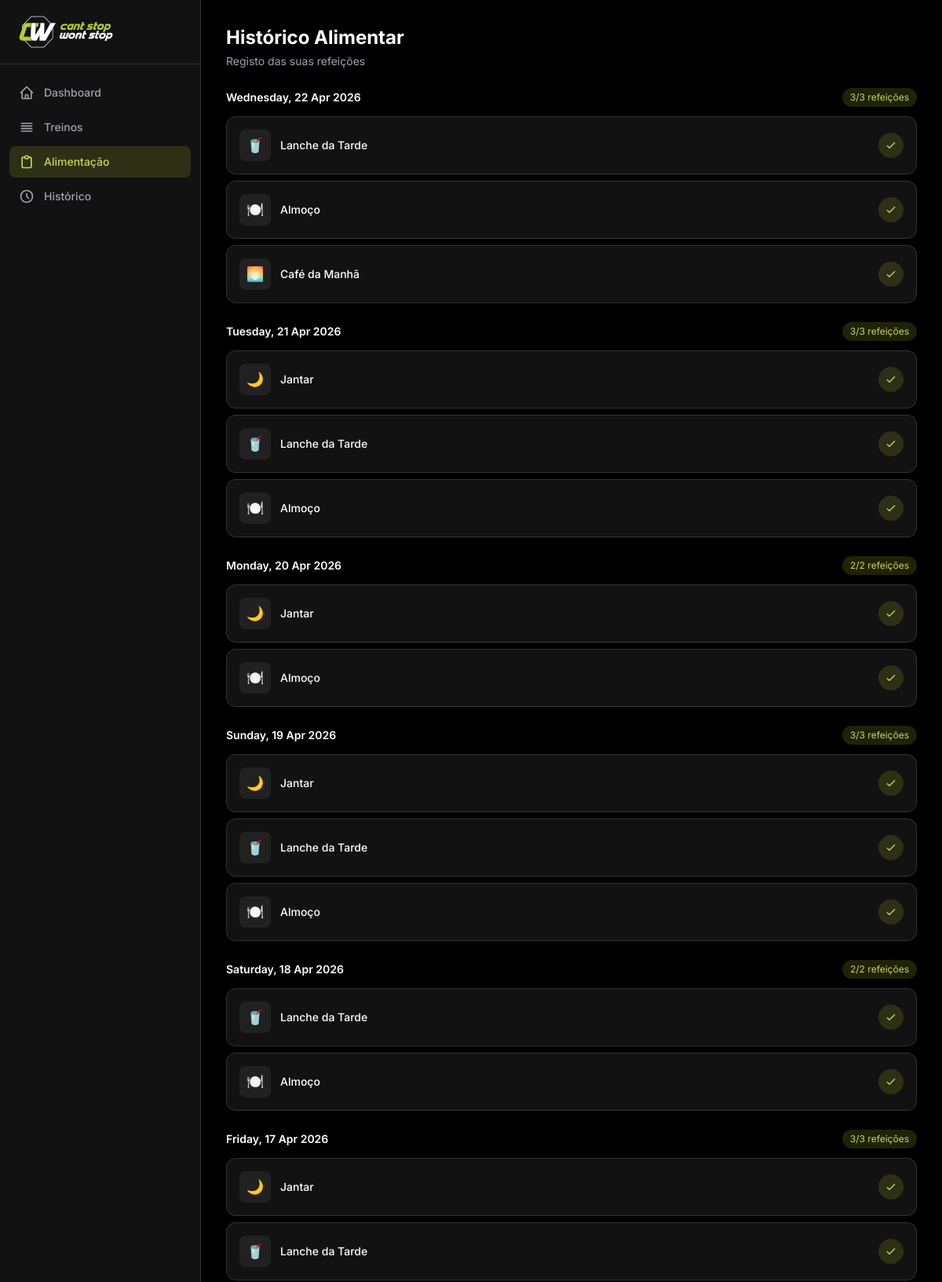
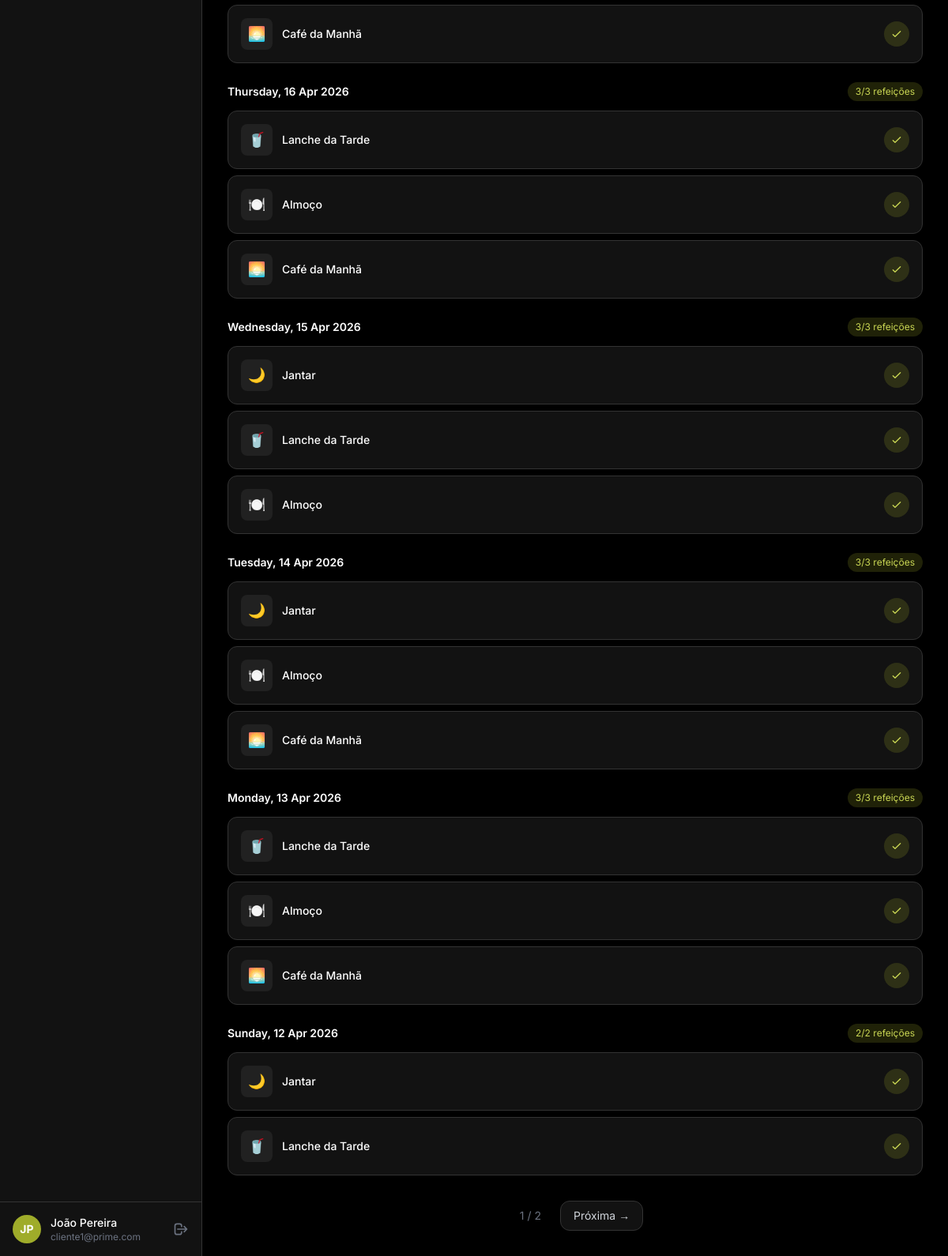
/app/nutrition/log/ (signed in), run on the app's committed database (2 pictures, top to bottom).
### apps/accounts/models.py (models this page shows, shortened)
class User(AbstractUser):
    class Role(models.TextChoices):
        COACH = "coach", "Coach"
        CLIENT = "client", "Cliente"
    role = models.CharField(max_length=10, choices=Role.choices, default=Role.CLIENT)
    phone = models.CharField(max_length=20, blank=True)
    photo = models.ImageField(upload_to="profile_photos/", blank=True, null=True)
    bio = models.TextField(blank=True)
    date_of_birth = models.DateField(null=True, blank=True)
    coach = models.ForeignKey(
        "self",
        on_delete=models.SET_NULL,
        null=True,
        blank=True,
        related_name="clients",
        limit_choices_to={"role": Role.COACH},
    )
    @property
    def is_client(self):
        return self.role == self.Role.CLIENT

### apps/nutrition/models.py (models this page shows, shortened)
class NutritionLog(models.Model):
    client = models.ForeignKey(settings.AUTH_USER_MODEL, on_delete=models.CASCADE, related_name="nutrition_logs")
    date = models.DateField()
    meal = models.ForeignKey(Meal, on_delete=models.SET_NULL, null=True, blank=True)
    completed = models.BooleanField(default=False)
    notes = models.TextField(blank=True)
    class Meta:
        verbose_name = "Registro Alimentar"
        unique_together = ["client", "date", "meal"]

class Meal(models.Model):
    class MealType(models.TextChoices):
        BREAKFAST = "breakfast", "Café da Manhã"
        MORNING_SNACK = "morning_snack", "Lanche da Manhã"
        LUNCH = "lunch", "Almoço"
        AFTERNOON_SNACK = "afternoon_snack", "Lanche da Tarde"
        DINNER = "dinner", "Jantar"
        SUPPER = "supper", "Ceia"
        PRE_WORKOUT = "pre_workout", "Pré-Treino"
        POST_WORKOUT = "post_workout", "Pós-Treino"
    class DayOfWeek(models.IntegerChoices):
        MONDAY = 1, "Segunda"
        TUESDAY = 2, "Terça"
        WEDNESDAY = 3, "Quarta"
        THURSDAY = 4, "Quinta"
        FRIDAY = 5, "Sexta"
        SATURDAY = 6, "Sábado"
        SUNDAY = 7, "Domingo"
    plan = models.ForeignKey(NutritionPlan, on_delete=models.CASCADE, related_name="meals")
    day_of_week = models.IntegerField(
        choices=DayOfWeek.choices, null=True, blank=True,
        verbose_name="Dia da Semana",
        help_text="Deixa em branco para refeições disponíveis em qualquer dia (ex: lanche livre).",
    )
    meal_type = models.CharField(max_length=20, choices=MealType.choices, verbose_name="Tipo de Refeição")
    name = models.CharField(max_length=200, blank=True, verbose_name="Nome personalizado")
    time = models.TimeField(null=True, blank=True, verbose_name="Horário sugerido")
    order = models.PositiveIntegerField(default=0)
    notes = models.TextField(blank=True)
    class Meta:
        verbose_name = "Refeição"
        verbose_name_plural = "Refeições"
        ordering = ["day_of_week", "order"]

### apps/nutrition/views.py (the view)
# urls.py: path("log/", views.NutritionLogView.as_view(), name="log"),
class NutritionLogView(LoginRequiredMixin, ClientRequiredMixin, ListView):
    model = NutritionLog
    template_name = "nutrition/log.html"
    context_object_name = "logs"
    paginate_by = 30
    def get_queryset(self):
        return NutritionLog.objects.filter(
            client=self.request.user,
        ).select_related("meal__plan").order_by("-date")
    def get_context_data(self, **kwargs):
        ctx = super().get_context_data(**kwargs)
        logs_by_date = {}
        for log in ctx["logs"]:
            date_str = log.date.strftime("%Y-%m-%d")
            if date_str not in logs_by_date:
                logs_by_date[date_str] = {
                    "date": log.date,
                    "meals": [],
                    "completed_count": 0,
                    "total_count": 0,
                }
            logs_by_date[date_str]["meals"].append(log)
            logs_by_date[date_str]["total_count"] += 1
            if log.completed:
                logs_by_date[date_str]["completed_count"] += 1
        ctx["logs_by_date"] = logs_by_date
        return ctx

### apps/accounts/mixins.py (called while the page is built)
    def test_func(self):
        return self.request.user.is_authenticated and self.request.user.is_client

### templates/nutrition/log.html (shortened to what this page needs)
{% extends "base.html" %}
{% block content %}
<div class="mb-6">
    <h1 class="text-2xl font-bold text-white">Histórico Alimentar</h1>
    <p class="text-gray-400 text-sm mt-1">Registo das suas refeições</p>
</div>
{% if logs_by_date %}
<div class="space-y-6">
    {% for date_str, data in logs_by_date.items %}
    <div>
        <div class="flex items-center justify-between mb-3">
            <h3 class="text-sm font-semibold text-white">{{ data.date|date:"l, d M Y" }}</h3>
            <span class="text-xs px-2.5 py-1 rounded-full {% if data.completed_count == data.total_count %}bg-brand-600/20 text-brand-400{% else %}bg-dark-surface text-gray-400{% endif %}">
                {{ data.completed_count }}/{{ data.total_count }} refeições
            </span>
        </div>
        <div class="space-y-2">
            {% for log in data.meals %}
            <div class="bg-dark-card rounded-xl p-4 border border-dark-border flex items-center justify-between">
                <div class="flex items-center gap-3">
                    <div class="w-10 h-10 rounded-lg bg-dark-surface flex items-center justify-center text-lg">
                        {% if log.meal.meal_type == 'breakfast' %}🌅
                        {% elif log.meal.meal_type == 'lunch' %}🍽️
                        {% elif log.meal.meal_type == 'dinner' %}🌙
                        {% else %}🥤{% endif %}
                    </div>
                    <div>
                        <p class="text-sm font-medium text-white">{{ log.meal.get_meal_type_display }}</p>
                    </div>
                </div>
                {% if log.completed %}
                    <span class="w-8 h-8 rounded-full bg-brand-600/20 flex items-center justify-center">
                        <svg class="w-4 h-4 text-brand-400" fill="none" viewBox="0 0 24 24" stroke="currentColor"><path stroke-linecap="round" stroke-linejoin="round" stroke-width="2" d="M5 13l4 4L19 7"/></svg>
                    </span>
                {% else %}
                    <span class="w-8 h-8 rounded-full bg-dark-surface flex items-center justify-center">
                        <div class="w-3 h-3 rounded-full border-2 border-gray-600"></div>
                    </span>
                {% endif %}
            </div>
            {% endfor %}
        </div>
    </div>
    {% endfor %}
</div>
{% if is_paginated %}
<div class="flex items-center justify-center gap-2 mt-8">
    <span class="px-4 py-2 text-sm text-gray-500">{{ page_obj.number }} / {{ page_obj.paginator.num_pages }}</span>
    {% if page_obj.has_next %}
        <a href="?page={{ page_obj.next_page_number }}" class="px-4 py-2 rounded-xl bg-dark-card border border-dark-border text-sm text-gray-300 hover:text-white hover:border-brand-500 transition-all">Próxima →</a>
    {% endif %}
</div>
{% endif %}
{% endif %}
{% endblock %}

### templates/base.html (shortened to what this page needs)
{% load static %}
<!DOCTYPE html>
<html lang="pt-BR" class="h-full">
<head>
    <script src="https://cdn.tailwindcss.com"></script>
</head>
<body class="h-full bg-dark text-gray-100">
<div class="min-h-full flex">
    <aside id="sidebar"
           class="fixed inset-y-0 left-0 z-50 w-64 bg-dark-card border-r border-dark-border transform -translate-x-full lg:translate-x-0 transition-transform duration-200"
           aria-label="Menu principal">
        <div class="flex items-center gap-3 px-6 py-5 border-b border-dark-border">
            <img src="{% static 'img/05_icon_texto_verdebranco_fundo_preto_grande.png' %}"
                 alt="Prime Coaching" width="120">
        </div>
        <nav class="mt-4 px-3 space-y-1" aria-label="Navegação principal">
            <a href="{% url 'accounts:dashboard' %}"
               class="flex items-center gap-3 px-3 py-2.5 rounded-lg text-sm font-medium
       {% if request.resolver_match.url_name == 'dashboard' %}
           bg-brand-600/20 text-brand-400
       {% else %}
           text-gray-400 hover:bg-dark-surface hover:text-white
       {% endif %} transition-colors">
                Dashboard
            </a>
            <a href="{% url 'workouts:plan_list' %}"
               class="flex items-center gap-3 px-3 py-2.5 rounded-lg text-sm font-medium
       {% if request.resolver_match.app_name == 'workouts' %}
           bg-brand-600/20 text-brand-400
       {% else %}
           text-gray-400 hover:bg-dark-surface hover:text-white
       {% endif %} transition-colors">
                <svg class="w-5 h-5 shrink-0" fill="none" viewBox="0 0 24 24" stroke="currentColor" aria-hidden="true">
                    <path stroke-linecap="round" stroke-linejoin="round" stroke-width="2"
                          d="M4 6h16M4 10h16M4 14h16M4 18h16"/>
                </svg>
                Treinos
            </a>
            <a href="{% url 'nutrition:plan_list' %}"
               {% if request.resolver_match.app_name == 'nutrition' %}aria-current="page"{% endif %}
               class="flex items-center gap-3 px-3 py-2.5 rounded-lg text-sm font-medium
       {% if request.resolver_match.app_name == 'nutrition' %}
           bg-brand-600/20 text-brand-400
       {% else %}
           text-gray-400 hover:bg-dark-surface hover:text-white
       {% endif %} transition-colors">
                <svg class="w-5 h-5 shrink-0" fill="none" viewBox="0 0 24 24" stroke="currentColor" aria-hidden="true">
                    <path stroke-linecap="round" stroke-linejoin="round" stroke-width="2"
                          d="M9 5H7a2 2 0 00-2 2v12a2 2 0 002 2h10a2 2 0 002-2V7a2 2 0 00-2-2h-2M9 5a2 2 0 002 2h2a2 2 0 002-2M9 5a2 2 0 012-2h2a2 2 0 012 2"/>
                </svg>
                Alimentação
            </a>
            <a href="{% url 'workouts:history' %}"
               class="flex items-center gap-3 px-3 py-2.5 rounded-lg text-sm font-medium
       {% if request.resolver_match.url_name == 'history' %}
           bg-brand-600/20 text-brand-400
       {% else %}
           text-gray-400 hover:bg-dark-surface hover:text-white
       {% endif %} transition-colors">
                <svg class="w-5 h-5 shrink-0" fill="none" viewBox="0 0 24 24" stroke="currentColor" aria-hidden="true">
                    <path stroke-linecap="round" stroke-linejoin="round" stroke-width="2"
                          d="M12 8v4l3 3m6-3a9 9 0 11-18 0 9 9 0 0118 0z"/>
                </svg>
                Histórico
            </a>
        </nav>
        <div class="absolute bottom-0 left-0 right-0 p-4 border-t border-dark-border">
            <div class="flex items-center gap-3">
                {% if user.photo %}
                    <a href="{% url 'accounts:profile' %}">
                        <img src="{{ user.photo.url }}" alt="Foto de {{ user.get_full_name }}"
                             class="w-9 h-9 rounded-full object-cover ring-2 ring-dark-border">
                    </a>
                {% else %}
                    <a href="{% url 'accounts:profile' %}"
                       class="w-9 h-9 rounded-full bg-brand-600 flex items-center justify-center text-sm font-bold text-white"
                       aria-label="Perfil de {{ user.get_full_name }}">
                        {{ user.first_name.0 }}{{ user.last_name.0 }}
                    </a>
                {% endif %}
                <div class="flex-1 min-w-0">
                    <a href="{% url 'accounts:profile' %}"
                       class="text-sm font-medium text-white truncate block">{{ user.get_full_name }}</a>
                    <p class="text-xs text-gray-500 truncate">{{ user.email }}</p>
                </div>
                <a href="{% url 'accounts:logout' %}" class="text-gray-500 hover:text-red-400 transition-colors"
                   aria-label="Sair da conta">
                    <svg class="w-5 h-5" fill="none" viewBox="0 0 24 24" stroke="currentColor" aria-hidden="true">
                        <path stroke-linecap="round" stroke-linejoin="round" stroke-width="2"
                              d="M17 16l4-4m0 0l-4-4m4 4H7m6 4v1a3 3 0 01-3 3H6a3 3 0 01-3-3V7a3 3 0 013-3h4a3 3 0 013 3v1"/>
                    </svg>
                </a>
            </div>
        </div>
    </aside>
    <main class="flex-1 lg:ml-64 pt-14 lg:pt-0">
        <div class="max-w-6xl mx-auto px-4 sm:px-6 lg:px-8 py-6 lg:py-8">
            {% block content %}{% endblock %}
        </div>
    </main>
</div>
</body>
</html>

### templates/base.html (style rules this page uses)
body { font-family: 'Inter', sans-serif; }

### data on the page
User: first_name.0 "J", last_name.0 "P", get_full_name "João Pereira", email "cliente1@prime.com"
NutritionLog: date "Wednesday, 22 Apr 2026", meal.meal_type "Lanche da Tarde", completed True (drawn)
NutritionLog: meal.meal_type "Almoço", completed True (drawn)
NutritionLog: meal.meal_type "Café da Manhã", completed True (drawn)
NutritionLog: date "Tuesday, 21 Apr 2026", meal.meal_type "Jantar", completed True (drawn)
NutritionLog: meal.meal_type "Lanche da Tarde", completed True (drawn)
NutritionLog: meal.meal_type "Almoço", completed True (drawn)
NutritionLog: date "Monday, 20 Apr 2026", meal.meal_type "Jantar", completed True (drawn)
NutritionLog: meal.meal_type "Almoço", completed True (drawn)
NutritionLog: date "Sunday, 19 Apr 2026", meal.meal_type "Jantar", completed True (drawn)
NutritionLog: meal.meal_type "Lanche da Tarde", completed True (drawn)
NutritionLog: meal.meal_type "Almoço", completed True (drawn)
NutritionLog: date "Saturday, 18 Apr 2026", meal.meal_type "Lanche da Tarde", completed True (drawn)
NutritionLog: meal.meal_type "Almoço", completed True (drawn)
NutritionLog: date "Friday, 17 Apr 2026", meal.meal_type "Jantar", completed True (drawn)
NutritionLog: meal.meal_type "Lanche da Tarde", completed True (drawn)
NutritionLog: meal.meal_type "Café da Manhã", completed True (drawn)
NutritionLog: date "Thursday, 16 Apr 2026", meal.meal_type "Lanche da Tarde", completed True (drawn)
NutritionLog: meal.meal_type "Almoço", completed True (drawn)
NutritionLog: meal.meal_type "Café da Manhã", completed True (drawn)
NutritionLog: date "Wednesday, 15 Apr 2026", meal.meal_type "Jantar", completed True (drawn)
NutritionLog: meal.meal_type "Lanche da Tarde", completed True (drawn)
NutritionLog: meal.meal_type "Almoço", completed True (drawn)
NutritionLog: date "Tuesday, 14 Apr 2026", meal.meal_type "Jantar", completed True (drawn)
NutritionLog: meal.meal_type "Almoço", completed True (drawn)
NutritionLog: meal.meal_type "Café da Manhã", completed True (drawn)
NutritionLog: date "Monday, 13 Apr 2026", meal.meal_type "Lanche da Tarde", completed True (drawn)
NutritionLog: meal.meal_type "Almoço", completed True (drawn)
NutritionLog: meal.meal_type "Café da Manhã", completed True (drawn)
NutritionLog: date "Sunday, 12 Apr 2026", meal.meal_type "Jantar", completed True (drawn)
NutritionLog: meal.meal_type "Lanche da Tarde", completed True (drawn)

### other printed values
{{ data.completed_count }} "3" "3" "2" "3" "2" "3" "3" "3" "3" "3" "2"
{{ data.total_count }} "3" "3" "2" "3" "2" "3" "3" "3" "3" "3" "2"
{{ page_obj.number }} "1"
{{ page_obj.paginator.num_pages }} "2"
